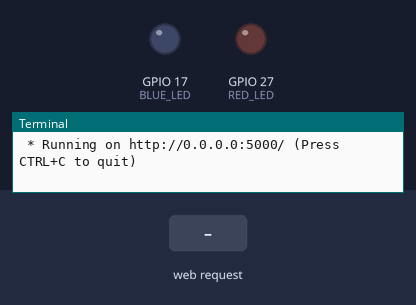
Bench run of a program on a simulated Raspberry Pi (BCM pin numbers). Parts: output pins drawn as LEDs (lit = HIGH), the last lines printed to the terminal. The inputs (shaded band) are chosen by the test bench. The clock reads 2024-03-15 10:24:30 at power-on unless the program sets it.

Above: at 1.2 s.
1.3 s: HTTP request for /led/red/on received
At 2.1 s:
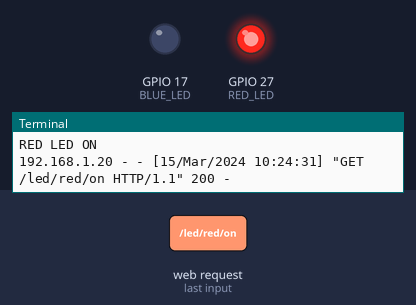
2.8 s: HTTP request for /led/blue/on received
At 3.2 s:
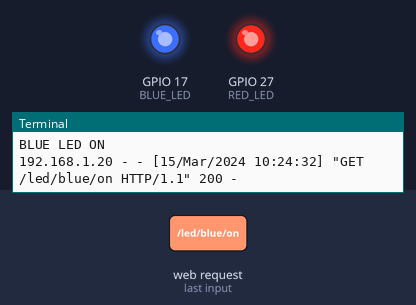
4.3 s: HTTP request for /led/red/off received
At 5.6 s:
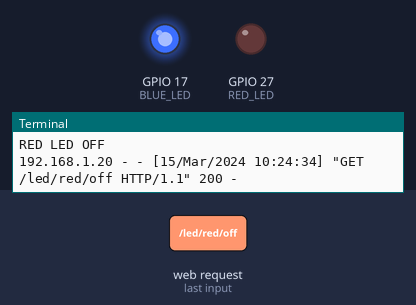
Timing chart, 0 to 7.3 s (numbered marks = the images above; inputs shaded):
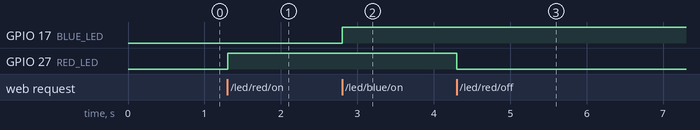

The program:

flask_led_task.py
```python
from flask import Flask
import RPi.GPIO as GPIO

app = Flask(__name__)
RED_LED = 27
BLUE_LED = 17
GPIO.setmode(GPIO.BCM)
GPIO.setup(RED_LED, GPIO.OUT)
GPIO.setup(BLUE_LED, GPIO.OUT)

@app.route("/")
def hello():
    return '''
    <p>Hello, Flask!!</p>
    <a href="/led/red/on">RED LED ON</a>
    <a href="/led/red/off">RED LED OFF</a>
    <a href="/led/blue/on">BLUE LED ON</a>
    <a href="/led/blue/off">BLUE LED OFF</a>
    '''

@app.route("/led/<color>/<op>")
def led_op(color, op):
    if color == "red":
        if op == "on":
            GPIO.output(RED_LED, GPIO.HIGH)
            print("RED LED ON")
            return '''
            <p>RED LED ON</p>
            <a href="/">Go Home</a>
            '''
        elif op == "off":
            GPIO.output(RED_LED, GPIO.LOW)
            print("RED LED OFF")
            return '''
            <p>RED LED OFF</p>
            <a href="/">Go Home</a>
            '''
    elif color == "blue":
        if op == "on":
            GPIO.output(BLUE_LED, GPIO.HIGH)
            print("BLUE LED ON")
            return '''
            <p>BLUE LED ON</p>
            <a href="/">Go Home</a>
            '''
        elif op == "off":
            GPIO.output(BLUE_LED, GPIO.LOW)
            print("BLUE LED OFF")
            return '''
            <p>BLUE LED OFF</p>
            <a href="/">Go Home</a>
            '''
    else:
        return "URL Erorr"

# 터미널에서 직접 실행한 경우
if __name__ == "__main__":
    try:
        app.run(host="0.0.0.0")
    finally:
        print("clean up")
        GPIO.cleanup()
```

Measured:
- after the input at 1.3 s, GPIO 27 (RED_LED): LOW → HIGH at once
- after the input at 2.8 s, GPIO 17 (BLUE_LED): LOW → HIGH at once
- after the input at 4.3 s, GPIO 27 (RED_LED): HIGH → LOW at once
